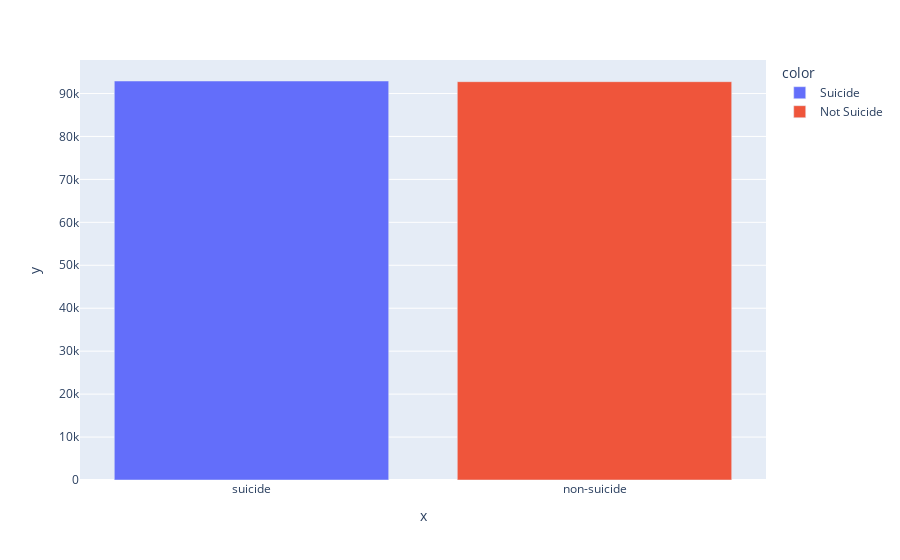

The notebook cell saved with this chart:
### Code cell
plx.bar(train_dataset, x = train_dataset['class'].value_counts().index.values,
       y = train_dataset['class'].value_counts(), color = ['Suicide','Not Suicide'])

### Figure 1 — Plotly figure (JSON) as saved in the notebook; plotly's stock layout.template omitted (floating-point values rounded to 4 significant figures)
{"data": [{"alignmentgroup": "True", "hovertemplate": "color=Suicide<br>x=%{x}<br>y=%{y}<extra></extra>", "legendgroup": "Suicide", "marker": {"color": "#636efa", "pattern": {"shape": ""}}, "name": "Suicide", "offsetgroup": "Suicide", "orientation": "v", "showlegend": true, "textposition": "auto", "type": "bar", "x": ["suicide"], "xaxis": "x", "y": [92909], "yaxis": "y"}, {"alignmentgroup": "True", "hovertemplate": "color=Not Suicide<br>x=%{x}<br>y=%{y}<extra></extra>", "legendgroup": "Not Suicide", "marker": {"color": "#EF553B", "pattern": {"shape": ""}}, "name": "Not Suicide", "offsetgroup": "Not Suicide", "orientation": "v", "showlegend": true, "textposition": "auto", "type": "bar", "x": ["non-suicide"], "xaxis": "x", "y": [92750], "yaxis": "y"}], "layout": {"barmode": "relative", "legend": {"title": {"text": "color"}, "tracegroupgap": 0}, "margin": {"t": 60}, "xaxis": {"anchor": "y", "domain": [0, 1], "title": {"text": "x"}}, "yaxis": {"anchor": "x", "domain": [0, 1], "title": {"text": "y"}}}}
